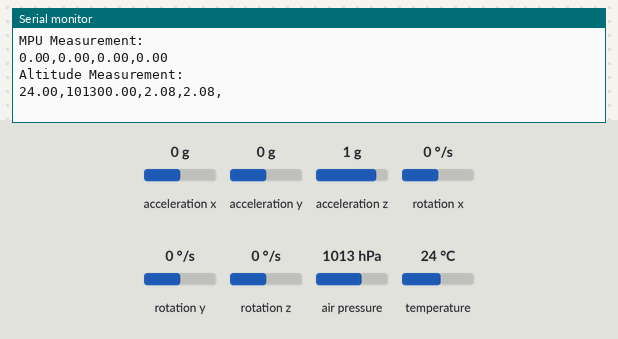
This sketch was run on a simulated Arduino Uno, built with avr-gcc and run on an emulated ATmega328P. Shown: the last lines printed to the serial monitor. Inputs (shaded band) come from the test bench; at power-on: acceleration x 0 g, acceleration y 0 g, acceleration z 1 g, rotation x 0 °/s, rotation y 0 °/s, rotation z 0 °/s, air pressure 1013 hPa, temperature 24 °C.

Above: at 1.2 s.
1.3 s: acceleration x set to -1.4 g
At 2.7 s:
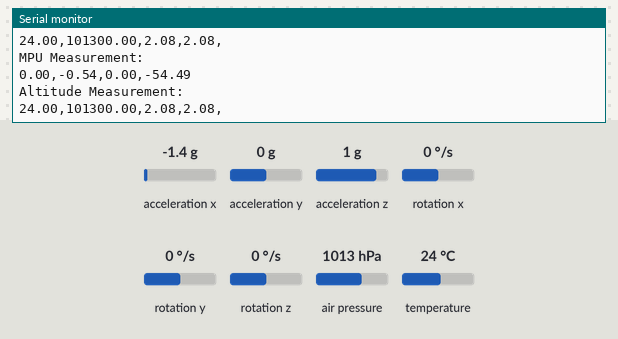
3.6 s: acceleration y set to -1.4 g
At 5.5 s:
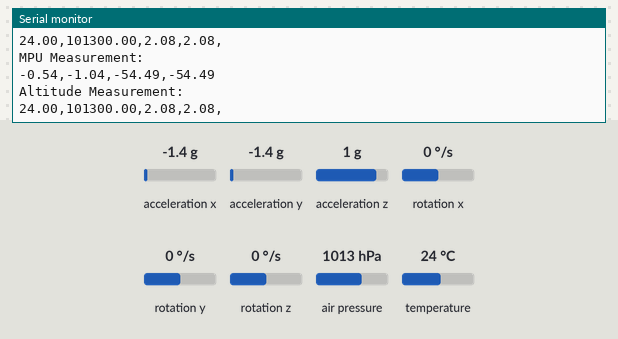
5.9 s: acceleration z set to -1.4 g
At 7.3 s:
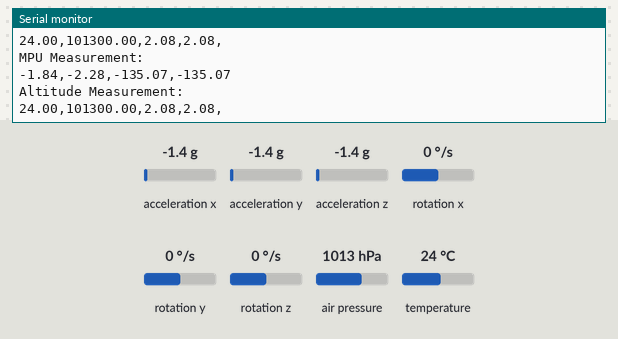
8.2 s: acceleration x set to 0 g
At 9.1 s:
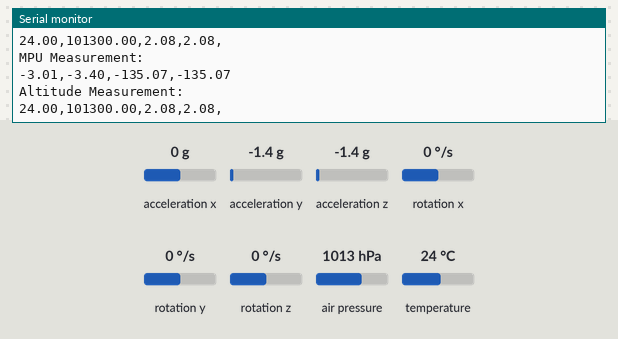
14.2 s: rotation x set to -192 °/s
At 15.4 s:
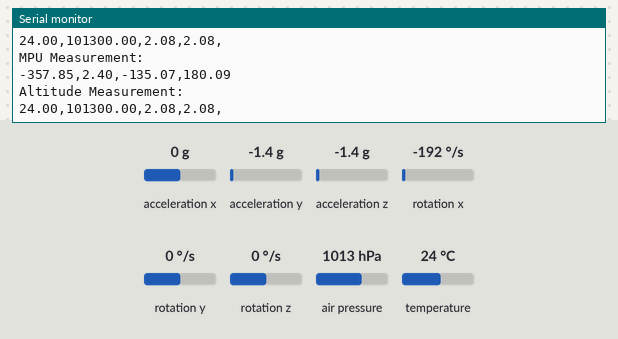
Timing chart, 0 to 17.2 s (numbered marks = the images above; inputs shaded):
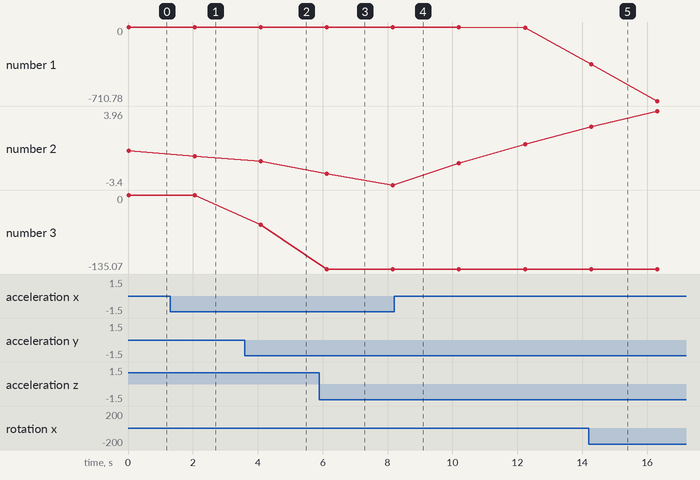

Measured:
- after the input at 1.3 s, the serial monitor: prints a new line after 0.75 s (image 1)
- after the input at 3.6 s, the serial monitor: prints a new line after 0.49 s (image 2)
- after the input at 5.9 s, the serial monitor: prints a new line after 0.22 s (image 3)
- after the input at 14.2 s, the serial monitor: prints a new line after 0.08 s (image 5)
- plotted number 1: -0.54 → -3.01 after the input at 5.9 s, -5 → -710.78 after the input at 14.2 s
- plotted number 2: 0 → -0.54 after the input at 1.3 s, -1.04 → -3.4 after the input at 5.9 s, -3.4 → 0.66 after the input at 8.2 s
- plotted number 3: -54.49 → -135.07 after the input at 5.9 s

The sketch:

roll_pitch_MPU6050.ino
```cpp
#include <Wire.h>
#include <MPU6050.h>
#include <math.h>
#include <Adafruit_BMP280.h>
#include <SPI.h>
#define sealevelpressure_hpa 1013.25
MPU6050 mpu;
Adafruit_BMP280 bmp_obj = Adafruit_BMP280();
float temp;
float pres;
float alti;
float real_alti;

float rollA;
float pitchA;
float yawA;

float rollG;   //about x axis
float pitchG;  // about z axis
float yawG;    // about y axis

float rollF;
float pitchF;
float yawF;
float pitchN;
float rollN;
float pitchO;
float rollO;

float dt;
unsigned long millisold;

void setup() {
  Serial.begin(115200);

  Wire.begin();

  mpu.initialize();

  // You can calibrate the sensor by uncommenting these lines and following the calibration procedure.
  mpu.CalibrateGyro();
  mpu.setDMPEnabled(true);

  //millis returns the time in milli sec from when the ardiuno board started.
  millisold=millis();
  bmp_obj.begin();
  Serial.begin(9600);
  if (!bmp_obj.begin())
  {
    Serial.println("BMP sensor not found.");
  }
}

void loop() {
  // Read raw accelerometer and gyro data
  int16_t ax, ay, az;
  int16_t gx, gy, gz;

  mpu.getMotion6(&ax, &ay, &az, &gx, &gy, &gz);

  // Convert raw values to actual values in m/s^2 and degrees/s
  float accelX = ax / 16384.0;  // sensitivity scale factor for accelerometer
  float accelY = ay / 16384.0;
  float accelZ = az / 16384.0;

  rollA = ((atan2(accelY, accelZ))*180)/3.14; // rotation about the x axis (of the sensor) x-y plane is the sensors plane
  pitchA = ((atan2(accelX, accelZ))*180)/3.14;  // rotation about the y axis (of the sensor)

  rollN=.9*(rollN)+(rollA)*.1;
  pitchN=.9*(pitchN)+(pitchA)*.1;


  float gyroX = gx / 131.0;  // sensitivity scale factor for gyroscope
  float gyroY = gy / 131.0;
  float gyroZ = gz / 131.0;

  dt=(millis()-millisold)/1000.0;
  millisold=millis();

  rollG = rollG + gyroX * dt;
  yawG = yawG + gyroZ * dt;
  pitchG = pitchG + gyroY * dt;

  //complimentry filter

  rollF = .9*(rollG) +.1*(rollN);
  pitchF = .9*(pitchG) +.1*(pitchN);

  //printing final filtered data on the serial monitor
  Serial.println("MPU Measurement:");
  Serial.print(rollF);
  Serial.print(',');
  Serial.print(pitchF);
  Serial.print(',');
  Serial.print(rollA);
  Serial.print(',');
  Serial.println(pitchA);

  Serial.println("Altitude Measurement:");
  temp=bmp_obj.readTemperature();
  pres=bmp_obj.readPressure(); // returns pressure at current locaation in Pa.
  alti=bmp_obj.readAltitude(); // returns altitute in meters assuming sea level presure to be 1013.25hpa if not specified.
  real_alti = bmp_obj.readAltitude(sealevelpressure_hpa);
  Serial.print(temp);
  Serial.print(",");
  Serial.print(pres);
  Serial.print(",");
  Serial.print(alti);
  Serial.print(",");
  Serial.print(real_alti);
  Serial.println(",");

  delay(2000);  // Adjust the delay based on your requirements
}
```
